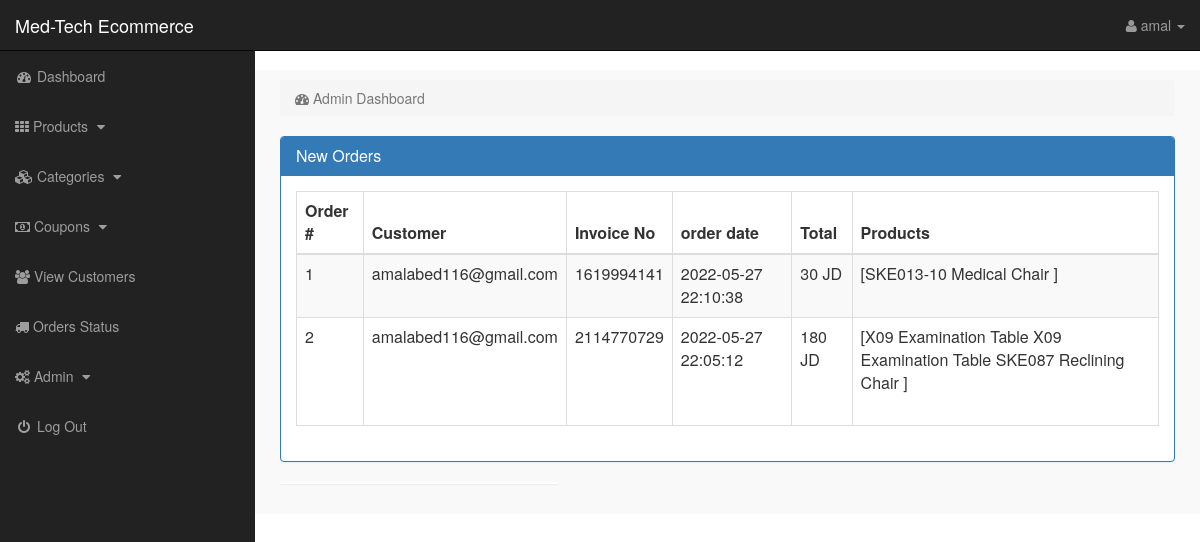
The app's page /admin/index.php?dashboard (signed in) with its own data.
### tables this page shows
CREATE TABLE `pending_orders` (
  `order_id` int(10) NOT NULL,
  `customer_id` int(10) NOT NULL,
  `invoice_no` int(10) NOT NULL,
  `orderDate` timestamp NOT NULL DEFAULT current_timestamp() ON UPDATE current_timestamp(),
  `price` int(11) NOT NULL,
  `order_status` varchar(255) NOT NULL,
  `payment_status` varchar(255) NOT NULL
);

CREATE TABLE `customers` (
  `customer_id` int(10) NOT NULL,
  `customer_name` varchar(255) NOT NULL,
  `customer_email` varchar(255) NOT NULL,
  `customer_pass` varchar(255) NOT NULL,
  `customer_country` text NOT NULL,
  `customer_city` text NOT NULL,
  `customer_contact` varchar(255) NOT NULL,
  `customer_address` text DEFAULT NULL
);

### admin/dashboard.php (the view, shortened to what this page needs)
<?php
if(!isset($_SESSION['admin_email'])){
echo "<script>window.open('login.php','_self')</script>";
}
else {
?>
<div class="row">
<div class="col-lg-12">
<ol class="breadcrumb">
<li class="active">
<i class="fa fa-dashboard"></i> Admin Dashboard
</li>
</ol>
</div>
</div>
<div class="row" >
<div class="col-lg-12" >
<div class="panel panel-primary" >
<div class="panel-heading" >
<h3 class="panel-title" >
<i></i> New Orders
</h3>
</div>
<div class="panel-body" >
<div class="table-responsive" >
<table class="table table-bordered table-hover table-striped" >
<thead>
<tr>
<th>Order #</th>
<th>Customer</th>
<th>Invoice No</th>
<th>order date</th>
<th>Total</th>
<th>Products</th>
</tr>
</thead>
<tbody>
<?php
$i = 0;
$get_order = "select * from pending_orders group by invoice_no ";
$run_order = mysqli_query($con,$get_order);
while($row_order=mysqli_fetch_array($run_order)){
$c_id = $row_order['customer_id'];
$invoice_no = $row_order['invoice_no'];
$total=$row_order['price'];
$order_date=$row_order['orderDate'];
$i++;
?>
<tr>
<td><?php echo $i; ?></td>
<td>
<?php
    $get_customer = "select * from customers where customer_id='$c_id' ";
    $run_customer = mysqli_query($con,$get_customer);
    $row_customer = mysqli_fetch_array($run_customer);
    $customer_email = $row_customer['customer_email'];
    echo $customer_email;
?>
</td>
<td><?php echo $invoice_no; ?></td>
<td>
<?php echo $order_date?>
</td>
<td>
<?php echo $total . " JD"?>
</td>
<td>
    <?php
$get_pro = "select DISTINCT *   from customer_products where customerID='$c_id' group by customerID ";
$run_pro = mysqli_query($con,$get_pro);
while($row_pro=mysqli_fetch_array($run_pro)){
    $customer_pro = $row_pro['productTitle'];
echo '[' .$customer_pro.' ' .']'.'<br>'.'<br>';
}
    ?>
</td>
</tr>
<?php }
?>
</tbody>
</table>
</div>
</div>
</div>
</div>
<div class="col-md-4">
<div class="panel">
</div>
</div>
</div>
<?php } ?>

### admin/includes/sidebar.php (shortened to what this page needs)
<?php
if(!isset($_SESSION['admin_email'])){
echo "<script>window.open('login.php','_self')</script>";
}
else {
?>
<nav class="navbar navbar-inverse navbar-fixed-top" >
<div class="navbar-header" >
<a class="navbar-brand" href="index.php?dashboard" >Med-Tech Ecommerce</a>
</div>
<ul class="nav navbar-right top-nav" >
<li class="dropdown" >
<a href="#" class="dropdown-toggle" data-toggle="dropdown" >
<i class="fa fa-user" ></i>
<?php echo $admin_name; ?> <b class="caret" ></b>
</a>
</li>
</ul>
<div class="collapse navbar-collapse navbar-ex1-collapse">
<ul class="nav navbar-nav side-nav">
<li>
<a href="index.php?dashboard">
<i class="fa fa-fw fa-dashboard"></i> Dashboard
</a>
</li>
<li>
<a href="#" data-toggle="collapse" data-target="#products">
<i class="fa fa-th"></i> Products
<i class="fa fa-fw fa-caret-down"></i>
</a>
</li>
<li>
<a href="#" data-toggle="collapse" data-target="#cat">
<i class="fa fa-cubes"></i> Categories
<i class="fa fa-fw fa-caret-down"></i>
</a>
</li>
<li>
<a href="#" data-toggle="collapse" data-target="#coupons">
<i class="fa fa-money"></i> Coupons
<i class="fa fa-fw fa-caret-down"></i>
</a>
</li>
<li>
<a href="index.php?view_customers">
<i class="fa fa-users"></i> View Customers
</a>
</li>
<li>
<a href="index.php?order_status">
<i class="fa fa-truck"></i> Orders Status
</a>
</li>
<li >
<a href="#" data-toggle="collapse" data-target="#users">
<i class="fa fa-cogs"></i> Admin
<i class="fa fa-fw fa-caret-down"></i>
</a>
</li>
<li>
<a href="logout.php">
<i class="fa fa-fw fa-power-off"></i> Log Out
</a>
</li>
</ul>
</div>
</nav>
<?php }
 ?>

### admin/css/style.css (style rules this page uses)
body { margin-top:100px; }
@media (min-width: 768px) { body { margin-top:50px; } }
.top-nav { padding:0 15px; }
.top-nav>li { display:inline-block; float:left; }
.top-nav>li>a { padding-top:15px; padding-bottom:15px; line-height:20px; color:#999; }
@media (min-width: 768px) { .side-nav { position:fixed; top:51px; width:255px; border-radius:0; overflow-y:auto; background-color: #222; bottom:0; overflow-x:hidden; padding-bottom:40px; } }
@media (min-width: 768px) { .side-nav>li>a { width:255px; } }
.panel-body { border-radius:5px; }

### records on screen
pending_orders: customer.customer_email "amalabed116@gmail.com", invoice_no "1619994141", orderDate "2022-05-27 22:10:38", price "30", customer_pro "SKE013-10 Medical Chair"
pending_orders: customer.customer_email "amalabed116@gmail.com", invoice_no "2114770729", orderDate "2022-05-27 22:05:12", price "180", customer_pro "X09 Examination Table X09 Examination Table SKE087 Reclining Chair"

### other values on screen
$admin_name "amal"
